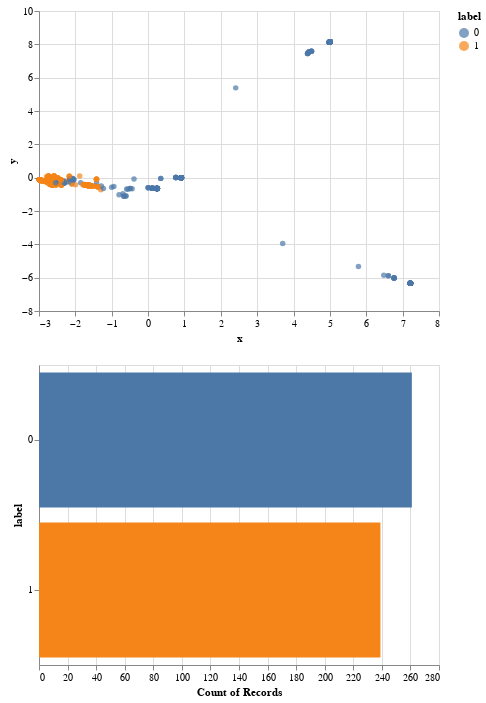

Here is the notebook cell this chart was saved with:
### Code cell
from sklearn.mixture import GaussianMixture
from sklearn.decomposition import TruncatedSVD
from sklearn.ensemble import RandomTreesEmbedding
from sklearn.preprocessing import StandardScaler

fweighted = np.multiply(features,1.0/freq)-1
svd = TruncatedSVD(n_components=2)
transformed_data = svd.fit_transform(StandardScaler().fit_transform(fweighted))
brush = alt.selection(type='interval')
data = pd.DataFrame({'x':transformed_data[:,0],'y':transformed_data[:,1],'label':y_circle_test})
chart = alt.Chart().mark_circle().encode(
                   x='x',
                   y='y',
                   color='label:N').add_selection(brush)
bars = alt.Chart().mark_bar().encode(
    y='label:N',
    color='label:N',
    x='count(label):Q'
).transform_filter(
    brush
).interactive()
alt.vconcat(chart,bars,data=data)

### Figure 1 — Vega-Lite specification as saved in the notebook (floating-point values rounded to 4 significant figures; data arrays with more than 128 entries replaced by an {"elided": "..."} marker saying what was removed)
{"$schema": "https://vega.github.io/schema/vega-lite/v2.4.3.json", "config": {"view": {"height": 300, "width": 400}}, "data": {"values": {"elided": "500 records"}}, "vconcat": [{"encoding": {"color": {"field": "label", "type": "nominal"}, "x": {"field": "x", "type": "quantitative"}, "y": {"field": "y", "type": "quantitative"}}, "mark": "circle", "selection": {"selector013": {"encodings": ["x", "y"], "mark": {"fill": "#333", "fillOpacity": 0.125, "stroke": "white"}, "on": "[mousedown, window:mouseup] > window:mousemove!", "resolve": "global", "translate": "[mousedown, window:mouseup] > window:mousemove!", "type": "interval", "zoom": "wheel!"}}}, {"encoding": {"color": {"field": "label", "type": "nominal"}, "x": {"aggregate": "count", "field": "label", "type": "quantitative"}, "y": {"field": "label", "type": "nominal"}}, "mark": "bar", "selection": {"selector014": {"bind": "scales", "encodings": ["x", "y"], "mark": {"fill": "#333", "fillOpacity": 0.125, "stroke": "white"}, "on": "[mousedown, window:mouseup] > window:mousemove!", "resolve": "global", "translate": "[mousedown, window:mouseup] > window:mousemove!", "type": "interval", "zoom": "wheel!"}}, "transform": [{"filter": {"selection": "selector013"}}]}]}
